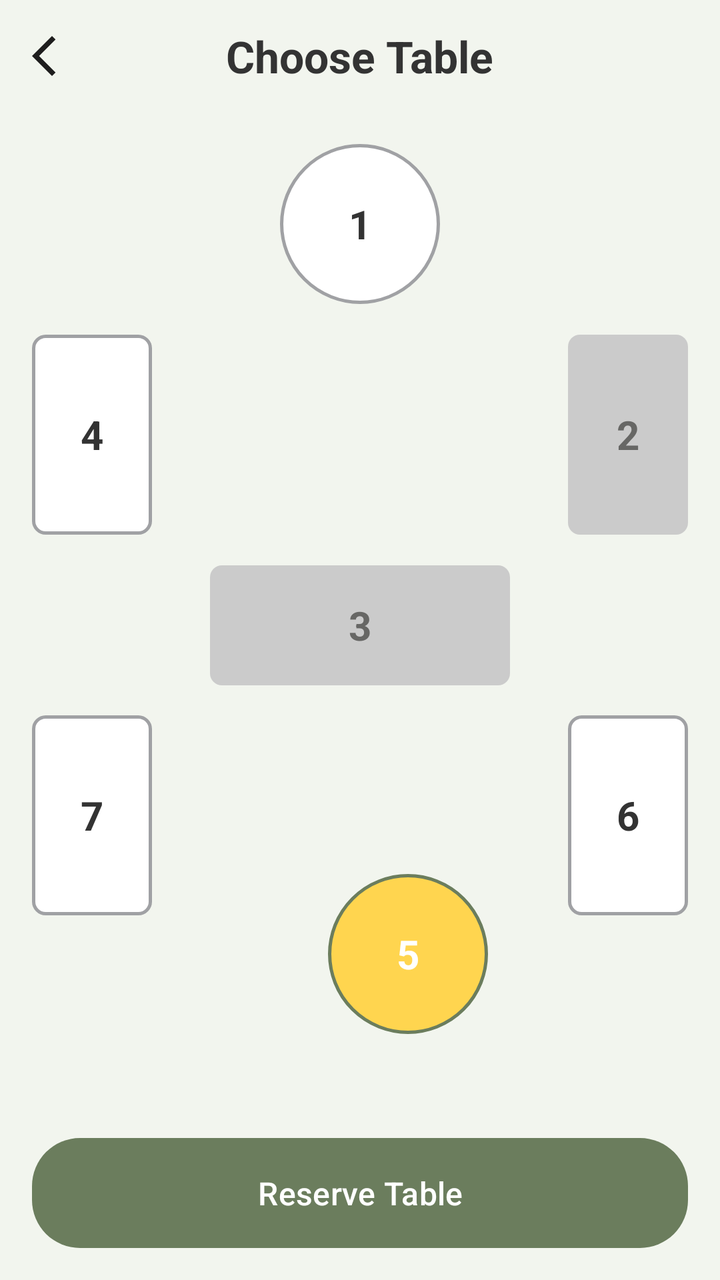
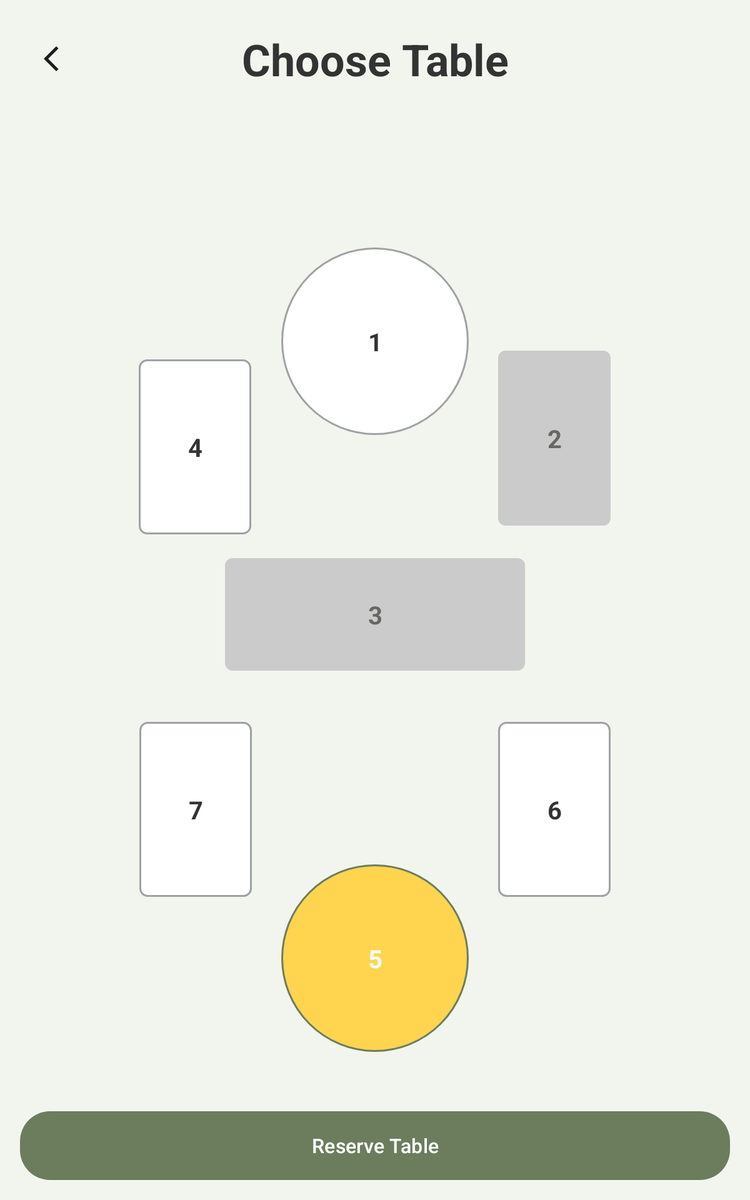

An Android layout and its configuration variant, each rendered on a device that would load it. The default file and the variant file are quoted in full after the pictures.
<!-- AndroidManifest.xml: application theme Theme.SE2_Restaurant_Management_Application -->
<!-- res/layout/fragment_pick_table.xml -->
<?xml version="1.0" encoding="utf-8"?>
<androidx.constraintlayout.widget.ConstraintLayout
    xmlns:android="http://schemas.android.com/apk/res/android"
    xmlns:app="http://schemas.android.com/apk/res-auto"
    xmlns:tools="http://schemas.android.com/tools"
    android:layout_width="match_parent"
    android:layout_height="match_parent"
    android:background="@color/app_background_light_green"
    tools:context=".ui.main.guest.PickTableFragment">

    
    <ImageButton
        android:id="@+id/BackButton"
        android:layout_width="wrap_content"
        android:layout_height="wrap_content"
        android:background="?attr/selectableItemBackgroundBorderless"
        android:contentDescription="Back"
        android:padding="16dp"
        android:src="@drawable/ic_back"
        app:layout_constraintStart_toStartOf="parent"
        app:layout_constraintTop_toTopOf="parent" />

    <TextView
        android:id="@+id/pickTableTitle"
        android:layout_width="wrap_content"
        android:layout_height="wrap_content"
        android:text="Choose Table"
        android:textColor="@color/text_color_primary"
        android:textSize="22sp"
        android:textStyle="bold"
        app:layout_constraintBottom_toBottomOf="@id/BackButton"
        app:layout_constraintEnd_toEndOf="parent"
        app:layout_constraintStart_toStartOf="parent"
        app:layout_constraintTop_toTopOf="@id/BackButton" />

    
    <androidx.constraintlayout.widget.ConstraintLayout
        android:id="@+id/table_map_container"
        android:layout_width="0dp"
        android:layout_height="0dp"
        android:layout_margin="16dp"
        app:layout_constraintTop_toBottomOf="@id/BackButton"
        app:layout_constraintBottom_toTopOf="@id/reserveTableButton"
        app:layout_constraintStart_toStartOf="parent"
        app:layout_constraintEnd_toEndOf="parent">

        
        <TextView
            android:id="@+id/table_1"
            style="@style/TableTextView.Circle"
            android:background="@drawable/table_background_circle_available"
            android:text="1"
            app:layout_constraintTop_toTopOf="parent"
            app:layout_constraintStart_toStartOf="parent"
            app:layout_constraintEnd_toEndOf="parent"
            app:layout_constraintHorizontal_bias="0.5" />

        
        <TextView
            android:id="@+id/table_4"
            style="@style/TableTextView.Vertical"
            android:background="@drawable/table_background_available"
            android:text="4"
            app:layout_constraintTop_toTopOf="parent"
            app:layout_constraintBottom_toBottomOf="parent"
            app:layout_constraintStart_toStartOf="parent"
            app:layout_constraintVertical_bias="0.25" />

        
        <TextView
            android:id="@+id/table_7"
            style="@style/TableTextView.Vertical"
            android:background="@drawable/table_background_available"
            android:text="7"
            app:layout_constraintTop_toTopOf="parent"
            app:layout_constraintBottom_toBottomOf="parent"
            app:layout_constraintStart_toStartOf="parent"
            app:layout_constraintVertical_bias="0.75" />

        
        <TextView
            android:id="@+id/table_2"
            style="@style/TableTextView.Vertical"
            android:background="@drawable/table_background_occupied"
            android:text="2"
            android:textColor="#676765"
            app:layout_constraintTop_toTopOf="parent"
            app:layout_constraintBottom_toBottomOf="parent"
            app:layout_constraintEnd_toEndOf="parent"
            app:layout_constraintVertical_bias="0.25" />

        
        <TextView
            android:id="@+id/table_6"
            style="@style/TableTextView.Vertical"
            android:background="@drawable/table_background_available"
            android:text="6"
            app:layout_constraintTop_toTopOf="parent"
            app:layout_constraintBottom_toBottomOf="parent"
            app:layout_constraintEnd_toEndOf="parent"
            app:layout_constraintVertical_bias="0.75" />

        
        <TextView
            android:id="@+id/table_3"
            style="@style/TableTextView.Horizontal"
            android:background="@drawable/table_background_occupied"
            android:text="3"
            android:textColor="#676765"
            app:layout_constraintTop_toTopOf="parent"
            app:layout_constraintBottom_toBottomOf="parent"
            app:layout_constraintStart_toStartOf="parent"
            app:layout_constraintEnd_toEndOf="parent" />

        
        <TextView
            android:id="@+id/table_5"
            style="@style/TableTextView.Circle"
            android:layout_marginStart="148dp"
            android:layout_marginBottom="36dp"
            android:background="@drawable/table_background_circle_selected"
            android:text="5"
            android:textColor="@color/white"
            app:layout_constraintBottom_toBottomOf="parent"
            app:layout_constraintStart_toStartOf="parent" />

    </androidx.constraintlayout.widget.ConstraintLayout>

    
    <Button
        android:id="@+id/reserveTableButton"
        android:layout_width="0dp"
        android:layout_height="55dp"
        android:layout_margin="16dp"
        android:background="@drawable/proceed_button_rounded"
        android:text="Reserve Table"
        android:textAllCaps="false"
        android:textSize="16sp"
        app:backgroundTint="@color/button_dark_green"
        app:layout_constraintBottom_toBottomOf="parent"
        app:layout_constraintStart_toStartOf="parent"
        app:layout_constraintEnd_toEndOf="parent"
        android:visibility="visible" /> 

</androidx.constraintlayout.widget.ConstraintLayout>
<!-- resources referenced by this layout -->
<resources>
  <color name="app_background_light_green">#F2F5EE</color>
  <color name="button_dark_green">#6B7D5D</color>
  <color name="text_color_primary">#333333</color>
  <color name="white">#FFFFFFFF</color>
  <!-- drawable ic_back (drawable) -->
  <vector xmlns:android="http://schemas.android.com/apk/res/android" android:autoMirrored="true" android:height="24dp" android:tint="#1E1D1D" android:viewportHeight="960" android:viewportWidth="960" android:width="24dp">
        
      <path android:fillColor="@android:color/white" android:pathData="M400,880L0,480L400,80L471,151L142,480L471,809L400,880Z"/>
      
  </vector>
  <!-- drawable proceed_button_rounded (drawable) -->
  <?xml version="1.0" encoding="utf-8"?>
  <shape xmlns:android="http://schemas.android.com/apk/res/android"
      android:shape="rectangle">
      <solid android:color="@color/button_dark_green" />
      <corners android:radius="24dp" />
  </shape>
  <!-- drawable table_background_available (drawable) -->
  <?xml version="1.0" encoding="utf-8"?>
  <shape xmlns:android="http://schemas.android.com/apk/res/android"
      android:shape="rectangle">
      <solid android:color="@color/white" />
      <stroke android:width="1.5dp" android:color="#A0A1A4" />
      <corners android:radius="6dp" />
  </shape>
  <!-- drawable table_background_circle_available (drawable) -->
  <?xml version="1.0" encoding="utf-8"?>
  <shape xmlns:android="http://schemas.android.com/apk/res/android"
      android:shape="oval">
      <solid android:color="@color/white" />
      <stroke android:width="1.5dp" android:color="#A0A1A4" />
  </shape>
  <!-- drawable table_background_circle_selected (drawable) -->
  <?xml version="1.0" encoding="utf-8"?>
  <shape xmlns:android="http://schemas.android.com/apk/res/android"
      android:shape="oval">
      <solid android:color="#FFD54F" />
      <stroke android:width="1.5dp" android:color="@color/button_dark_green" />
  </shape>
  <!-- drawable table_background_occupied (drawable) -->
  <?xml version="1.0" encoding="utf-8"?>
  <shape xmlns:android="http://schemas.android.com/apk/res/android"
      android:shape="rectangle">
      <solid android:color="#CBCBCB" />
      <corners android:radius="6dp" />
  </shape>
  <style name="TableTextView.Circle" parent="TableTextView">
          <item name="android:layout_width">80dp</item>
          <item name="android:layout_height">80dp</item>
      </style>
  <style name="TableTextView.Horizontal" parent="TableTextView">
          <item name="android:layout_width">150dp</item>
          <item name="android:layout_height">60dp</item>
      </style>
  <style name="TableTextView.Vertical" parent="TableTextView">
          <item name="android:layout_width">60dp</item>
          <item name="android:layout_height">100dp</item>
      </style>
  <style name="Theme.SE2_Restaurant_Management_Application" parent="Base.Theme.SE2_Restaurant_Management_Application" />
  <style name="TableTextView">
          <item name="android:gravity">center</item>
          <item name="android:textColor">@color/text_color_primary</item>
          <item name="android:textSize">20sp</item>
          <item name="android:textStyle">bold</item>
      </style>
  <style name="Base.Theme.SE2_Restaurant_Management_Application" parent="Theme.Material3.DayNight.NoActionBar">
          <item name="android:windowLightStatusBar">true</item>
          
      </style>
</resources>
<!-- res/layout-sw600dp/fragment_pick_table.xml (the repository's variant of the layout above) -->
<!-- drawn on a 7-inch tablet held upright -->
<?xml version="1.0" encoding="utf-8"?>
<androidx.constraintlayout.widget.ConstraintLayout xmlns:android="http://schemas.android.com/apk/res/android"
    xmlns:app="http://schemas.android.com/apk/res-auto"
    xmlns:tools="http://schemas.android.com/tools"
    android:layout_width="match_parent"
    android:layout_height="match_parent"
    android:background="@color/app_background_light_green"
    tools:context=".ui.main.fragments.PickTableFragment">

    
    <ImageButton
        android:id="@+id/BackButton"
        android:layout_width="wrap_content"
        android:layout_height="wrap_content"
        android:background="?attr/selectableItemBackgroundBorderless"
        android:contentDescription="Back"
        android:padding="35dp"
        android:src="@drawable/ic_back"
        app:layout_constraintStart_toStartOf="parent"
        app:layout_constraintTop_toTopOf="parent" />

    <TextView
        android:id="@+id/pickTableTitle"
        android:layout_width="wrap_content"
        android:layout_height="wrap_content"
        android:text="Choose Table"
        android:textColor="@color/text_color_primary"
        android:textSize="35sp"
        android:textStyle="bold"
        app:layout_constraintBottom_toBottomOf="@id/BackButton"
        app:layout_constraintEnd_toEndOf="parent"
        app:layout_constraintStart_toStartOf="parent"
        app:layout_constraintTop_toTopOf="@id/BackButton" />

    
    <androidx.constraintlayout.widget.ConstraintLayout
        android:id="@+id/table_map_container"
        android:layout_width="0dp"
        android:layout_height="0dp"
        android:layout_margin="16dp"
        app:layout_constraintTop_toBottomOf="@id/BackButton"
        app:layout_constraintBottom_toTopOf="@id/reserveTableButton"
        app:layout_constraintStart_toStartOf="parent"
        app:layout_constraintEnd_toEndOf="parent">


        
        <TextView
            android:id="@+id/table_1"
            style="@style/TableTextView.Circle"
            android:layout_width="150dp"
            android:layout_height="150dp"
            android:layout_marginTop="88dp"
            android:background="@drawable/table_background_circle_available"
            android:text="1"
            app:layout_constraintEnd_toEndOf="parent"
            app:layout_constraintStart_toStartOf="parent"
            app:layout_constraintTop_toTopOf="parent" />


        
        <TextView
            android:id="@+id/table_4"
            style="@style/TableTextView.Vertical"
            android:layout_width="90dp"
            android:layout_height="140dp"
            android:background="@drawable/table_background_available"
            android:text="4"
            app:layout_constraintBottom_toBottomOf="parent"
            app:layout_constraintEnd_toEndOf="parent"
            app:layout_constraintHorizontal_bias="0.199"
            app:layout_constraintStart_toStartOf="parent"
            app:layout_constraintTop_toTopOf="parent"
            app:layout_constraintVertical_bias="0.285" />

        
        <TextView
            android:id="@+id/table_7"
            style="@style/TableTextView.Vertical"
            android:layout_width="90dp"
            android:layout_height="140dp"
            android:background="@drawable/table_background_available"
            android:text="7"
            app:layout_constraintTop_toTopOf="parent"
            app:layout_constraintBottom_toBottomOf="parent"
            app:layout_constraintStart_toStartOf="parent"
            app:layout_constraintEnd_toEndOf="parent"
            app:layout_constraintHorizontal_bias="0.2"
            app:layout_constraintVertical_bias="0.75" />

        
        <TextView
            android:id="@+id/table_2"
            style="@style/TableTextView.Vertical"
            android:layout_width="90dp"
            android:layout_height="140dp"
            android:background="@drawable/table_background_occupied"
            android:text="2"
            android:textColor="#676765"
            app:layout_constraintBottom_toBottomOf="parent"
            app:layout_constraintEnd_toEndOf="parent"
            app:layout_constraintHorizontal_bias="0.8"
            app:layout_constraintStart_toStartOf="parent"
            app:layout_constraintTop_toTopOf="parent"
            app:layout_constraintVertical_bias="0.274" />

        
        <TextView
            android:id="@+id/table_6"
            style="@style/TableTextView.Vertical"
            android:layout_width="90dp"
            android:layout_height="140dp"
            android:background="@drawable/table_background_available"
            android:text="6"
            app:layout_constraintTop_toTopOf="parent"
            app:layout_constraintBottom_toBottomOf="parent"
            app:layout_constraintStart_toStartOf="parent"
            app:layout_constraintEnd_toEndOf="parent"
            app:layout_constraintHorizontal_bias="0.8"
            app:layout_constraintVertical_bias="0.75" />

        
        <TextView
            android:id="@+id/table_3"
            style="@style/TableTextView.Horizontal"
            android:layout_width="240dp"
            android:layout_height="90dp"
            android:background="@drawable/table_background_occupied"
            android:text="3"
            android:textColor="#676765"
            app:layout_constraintTop_toTopOf="parent"
            app:layout_constraintBottom_toBottomOf="parent"
            app:layout_constraintStart_toStartOf="parent"
            app:layout_constraintEnd_toEndOf="parent" />

        
        <TextView
            android:id="@+id/table_5"
            style="@style/TableTextView.Circle"
            android:layout_width="150dp"
            android:layout_height="150dp"
            android:background="@drawable/table_background_circle_selected"
            android:text="5"
            android:textColor="@color/white"
            app:layout_constraintBottom_toBottomOf="parent"
            app:layout_constraintEnd_toEndOf="parent"
            app:layout_constraintStart_toStartOf="parent"
            app:layout_constraintTop_toTopOf="parent"
            app:layout_constraintVertical_bias="0.949" />

    </androidx.constraintlayout.widget.ConstraintLayout>

    
    <Button
        android:id="@+id/reserveTableButton"
        android:layout_width="0dp"
        android:layout_height="55dp"
        android:layout_margin="16dp"
        android:background="@drawable/proceed_button_rounded"
        android:text="Reserve Table"
        android:textAllCaps="false"
        android:textSize="16sp"
        app:backgroundTint="@color/button_dark_green"
        app:layout_constraintBottom_toBottomOf="parent"
        app:layout_constraintStart_toStartOf="parent"
        app:layout_constraintEnd_toEndOf="parent"
        android:visibility="visible" /> 

</androidx.constraintlayout.widget.ConstraintLayout>
